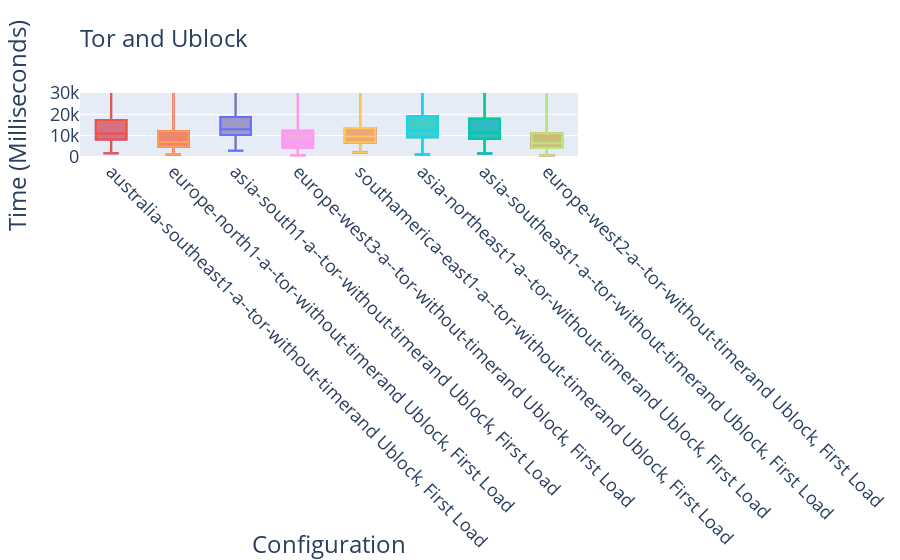

The notebook cell saved with this chart:
### Code cell
locations = selectToList("SELECT DISTINCT location from results")
locations = [l.split('--')[0]+'--'+l.split('--')[1] for l in locations] #Drop the exact instance number, use the zone+browser

boxes = list()
for l in locations:
    if 'tor' in l:
        boxes.append(listToBox(selectToList("""
        SELECT visualComplete85 FROM results WHERE step == 0 AND location LIKE '"""+l+"""%' AND label LIKE '%ublock%';
    """), l+'and Ublock, First Load'))
drawBoxes(boxes,'Tor and Ublock')

### Figure 1 — Plotly figure (JSON) as saved in the notebook; plotly's stock layout.template omitted (floating-point values rounded to 4 significant figures; data arrays with more than 128 entries replaced by an {"elided": "..."} marker saying what was removed)
{"data": [{"boxpoints": false, "name": "australia-southeast1-a--tor-without-timerand Ublock, First Load", "type": "box", "y": {"elided": "288 str values"}}, {"boxpoints": false, "name": "europe-north1-a--tor-without-timerand Ublock, First Load", "type": "box", "y": {"elided": "288 str values"}}, {"boxpoints": false, "name": "asia-south1-a--tor-without-timerand Ublock, First Load", "type": "box", "y": {"elided": "288 str values"}}, {"boxpoints": false, "name": "europe-north1-a--tor-without-timerand Ublock, First Load", "type": "box", "y": {"elided": "288 str values"}}, {"boxpoints": false, "name": "europe-west3-a--tor-without-timerand Ublock, First Load", "type": "box", "y": {"elided": "288 str values"}}, {"boxpoints": false, "name": "southamerica-east1-a--tor-without-timerand Ublock, First Load", "type": "box", "y": {"elided": "288 str values"}}, {"boxpoints": false, "name": "asia-northeast1-a--tor-without-timerand Ublock, First Load", "type": "box", "y": {"elided": "288 str values"}}, {"boxpoints": false, "name": "asia-northeast1-a--tor-without-timerand Ublock, First Load", "type": "box", "y": {"elided": "288 str values"}}, {"boxpoints": false, "name": "asia-south1-a--tor-without-timerand Ublock, First Load", "type": "box", "y": {"elided": "288 str values"}}, {"boxpoints": false, "name": "australia-southeast1-a--tor-without-timerand Ublock, First Load", "type": "box", "y": {"elided": "288 str values"}}, {"boxpoints": false, "name": "asia-southeast1-a--tor-without-timerand Ublock, First Load", "type": "box", "y": {"elided": "288 str values"}}, {"boxpoints": false, "name": "europe-north1-a--tor-without-timerand Ublock, First Load", "type": "box", "y": {"elided": "288 str values"}}, {"boxpoints": false, "name": "asia-northeast1-a--tor-without-timerand Ublock, First Load", "type": "box", "y": {"elided": "288 str values"}}, {"boxpoints": false, "name": "asia-southeast1-a--tor-without-timerand Ublock, First Load", "type": "box", "y": {"elided": "288 str values"}}, {"boxpoints": false, "name": "europe-north1-a--tor-without-timerand Ublock, First Load", "type": "box", "y": {"elided": "288 str values"}}, {"boxpoints": false, "name": "asia-southeast1-a--tor-without-timerand Ublock, First Load", "type": "box", "y": {"elided": "288 str values"}}, {"boxpoints": false, "name": "southamerica-east1-a--tor-without-timerand Ublock, First Load", "type": "box", "y": {"elided": "288 str values"}}, {"boxpoints": false, "name": "europe-west3-a--tor-without-timerand Ublock, First Load", "type": "box", "y": {"elided": "288 str values"}}, {"boxpoints": false, "name": "europe-west3-a--tor-without-timerand Ublock, First Load", "type": "box", "y": {"elided": "288 str values"}}, {"boxpoints": false, "name": "asia-south1-a--tor-without-timerand Ublock, First Load", "type": "box", "y": {"elided": "288 str values"}}, {"boxpoints": false, "name": "europe-west2-a--tor-without-timerand Ublock, First Load", "type": "box", "y": {"elided": "288 str values"}}, {"boxpoints": false, "name": "europe-west2-a--tor-without-timerand Ublock, First Load", "type": "box", "y": {"elided": "288 str values"}}, {"boxpoints": false, "name": "asia-southeast1-a--tor-without-timerand Ublock, First Load", "type": "box", "y": {"elided": "288 str values"}}, {"boxpoints": false, "name": "australia-southeast1-a--tor-without-timerand Ublock, First Load", "type": "box", "y": {"elided": "288 str values"}}, {"boxpoints": false, "name": "europe-west2-a--tor-without-timerand Ublock, First Load", "type": "box", "y": {"elided": "288 str values"}}, {"boxpoints": false, "name": "asia-northeast1-a--tor-without-timerand Ublock, First Load", "type": "box", "y": {"elided": "288 str values"}}, {"boxpoints": false, "name": "southamerica-east1-a--tor-without-timerand Ublock, First Load", "type": "box", "y": {"elided": "288 str values"}}, {"boxpoints": false, "name": "europe-west2-a--tor-without-timerand Ublock, First Load", "type": "box", "y": {"elided": "288 str values"}}, {"boxpoints": false, "name": "europe-west3-a--tor-without-timerand Ublock, First Load", "type": "box", "y": {"elided": "288 str values"}}, {"boxpoints": false, "name": "southamerica-east1-a--tor-without-timerand Ublock, First Load", "type": "box", "y": {"elided": "288 str values"}}, {"boxpoints": false, "name": "asia-south1-a--tor-without-timerand Ublock, First Load", "type": "box", "y": {"elided": "288 str values"}}, {"boxpoints": false, "name": "australia-southeast1-a--tor-without-timerand Ublock, First Load", "type": "box", "y": {"elided": "288 str values"}}], "layout": {"showlegend": false, "title": {"font": {"size": 24}, "text": "Tor and Ublock", "x": 0, "xref": "paper"}, "xaxis": {"tickangle": 45, "tickfont": {"size": 18}, "title": {"font": {"size": 24}, "text": "Configuration"}}, "yaxis": {"range": [0, 30000], "tickangle": 0, "tickfont": {"size": 18}, "title": {"font": {"size": 24}, "text": "Time (Milliseconds)"}}}}
